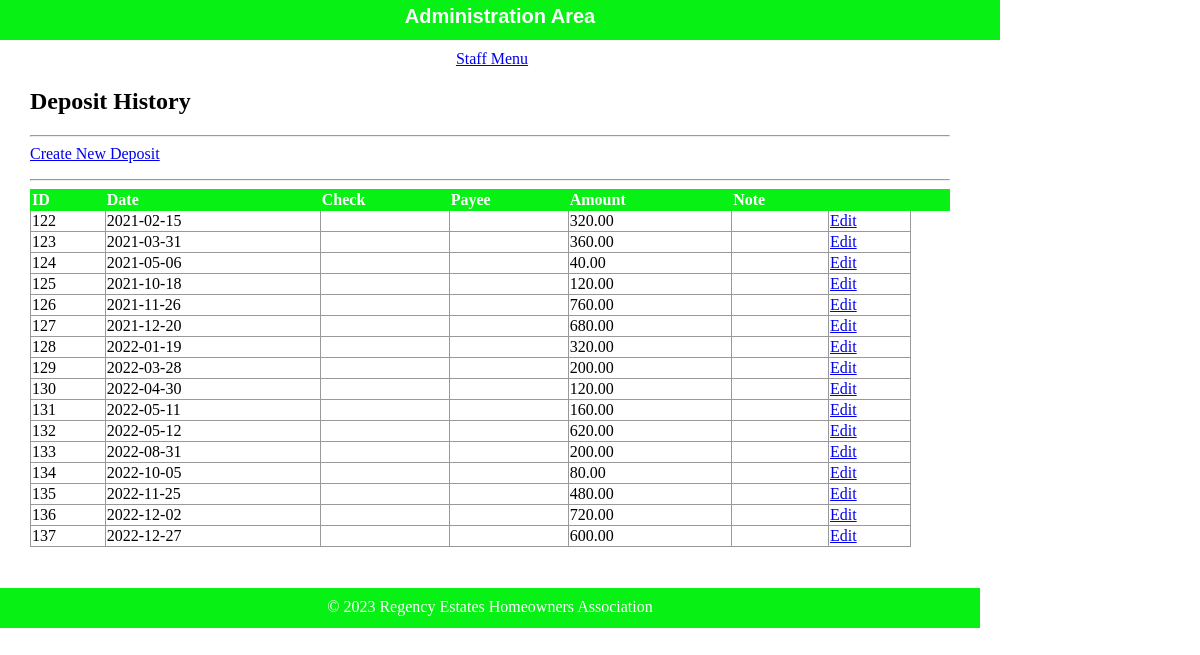
The app's page /html/public/staff/deposits/index.php with its own data.
### tables this page shows
CREATE TABLE `deposit` (
  `id` int(11) NOT NULL,
  `fk_cat_id` int(11) DEFAULT NULL,
  `dt` date DEFAULT NULL,
  `is_reconciled` tinyint(1) DEFAULT NULL,
  `amount` decimal(10,2) DEFAULT NULL,
  `note` varchar(50) DEFAULT NULL,
  `ck_no` int(11) DEFAULT NULL,
  `payee` varchar(50) DEFAULT NULL
);

### html/private/functions.php (called while the page is built, shortened)
<?php
function url_for($script_path)
{
    if ($script_path[0] != '/')
    {
        $script_path = "/" . $script_path;
    }
    return WWW_ROOT . $script_path;
}
function htmlsc($string = "")
{
    return htmlspecialchars($string);
}
?>

### html/private/query_functions.php (called while the page is built, shortened)
<?php
  function find_all_deposits() {
    global $db;
    $sql = "SELECT * FROM deposit WHERE dt > '2021-01-01' ";
    $result = mysqli_query($db, $sql);
    return $result;
  }
?>

### html/public/staff/deposits/index.php (the view, shortened to what this page needs)
<?php $subject_set = find_all_deposits(); ?>
<?php include(SHARED_PATH . '/header.php'); ?>
    <div id="content">
        <div id="regency-menu">
            <h2>Deposit History</h2>
            <hr />
            <div class="actions">
                <a class="action" href="<?php echo url_for('/staff/deposits/index.php'); ?>">Create New Deposit</a>
            </div>
            <hr />
            <table class="list">
                <tr>
                    <th>ID</th>
                    <th>Date</th>
                    <th>Check</th>
                    <th>Payee</th>
                    <th>Amount</th>
                    <th>Note</th>
                    <th>&nbsp</th>
                    <th>&nbsp</th>
                    <th>&nbsp</th>
                </tr>
                <?php while($subject = mysqli_fetch_assoc($subject_set)) { ?>
                    <tr>
                        <td><?php echo htmlsc($subject['id']); ?></td>
                        <td><?php echo htmlsc($subject['dt']); ?></td>
                        <td><?php echo htmlsc($subject['ck_no']); ?></td>
                        <td><?php echo htmlsc($subject['payee']); ?></td>
                        <td><?php echo htmlsc($subject['amount']); ?></td>
                        <td><?php echo htmlsc($subject['note']); ?></td>
                        <td><a class="action" href="<?php echo url_for('/staff/subjects/show.php?id=' . htmlsc(urlencode($subject['id']))); ?>">Edit</a></td>
                    </tr>
                <?php } ?>
            </table>
        </div>
    </div>
<?php include(SHARED_PATH . '/footer.php'); ?>

### html/public/stylesheets/staff.css (style rules this page uses)
html { height: 100%; width: 100%; }
body { height: 1000px; width: 100%; margin: 0; padding: 0; }
#content { width: 920px; min-height: 500px; padding: 0 30px; }
.actions { margin-bottom: 1em; }
table { border-collapse: collapse; vertical-align: top; }
table.list { width: 100%; }
table.list tr td { border: 1px solid #999999; }
table.list tr th { border: 1px solid #08F114; background: #08F114; color: white; text-align: left; }

### records on screen
deposit: id "122", dt "2021-02-15", amount "320.00"
deposit: id "123", dt "2021-03-31", amount "360.00"
deposit: id "124", dt "2021-05-06", amount "40.00"
deposit: id "125", dt "2021-10-18", amount "120.00"
deposit: id "126", dt "2021-11-26", amount "760.00"
deposit: id "127", dt "2021-12-20", amount "680.00"
deposit: id "128", dt "2022-01-19", amount "320.00"
deposit: id "129", dt "2022-03-28", amount "200.00"
deposit: id "130", dt "2022-04-30", amount "120.00"
deposit: id "131", dt "2022-05-11", amount "160.00"
deposit: id "132", dt "2022-05-12", amount "620.00"
deposit: id "133", dt "2022-08-31", amount "200.00"
deposit: id "134", dt "2022-10-05", amount "80.00"
deposit: id "135", dt "2022-11-25", amount "480.00"
deposit: id "136", dt "2022-12-02", amount "720.00"
deposit: id "137", dt "2022-12-27", amount "600.00"
